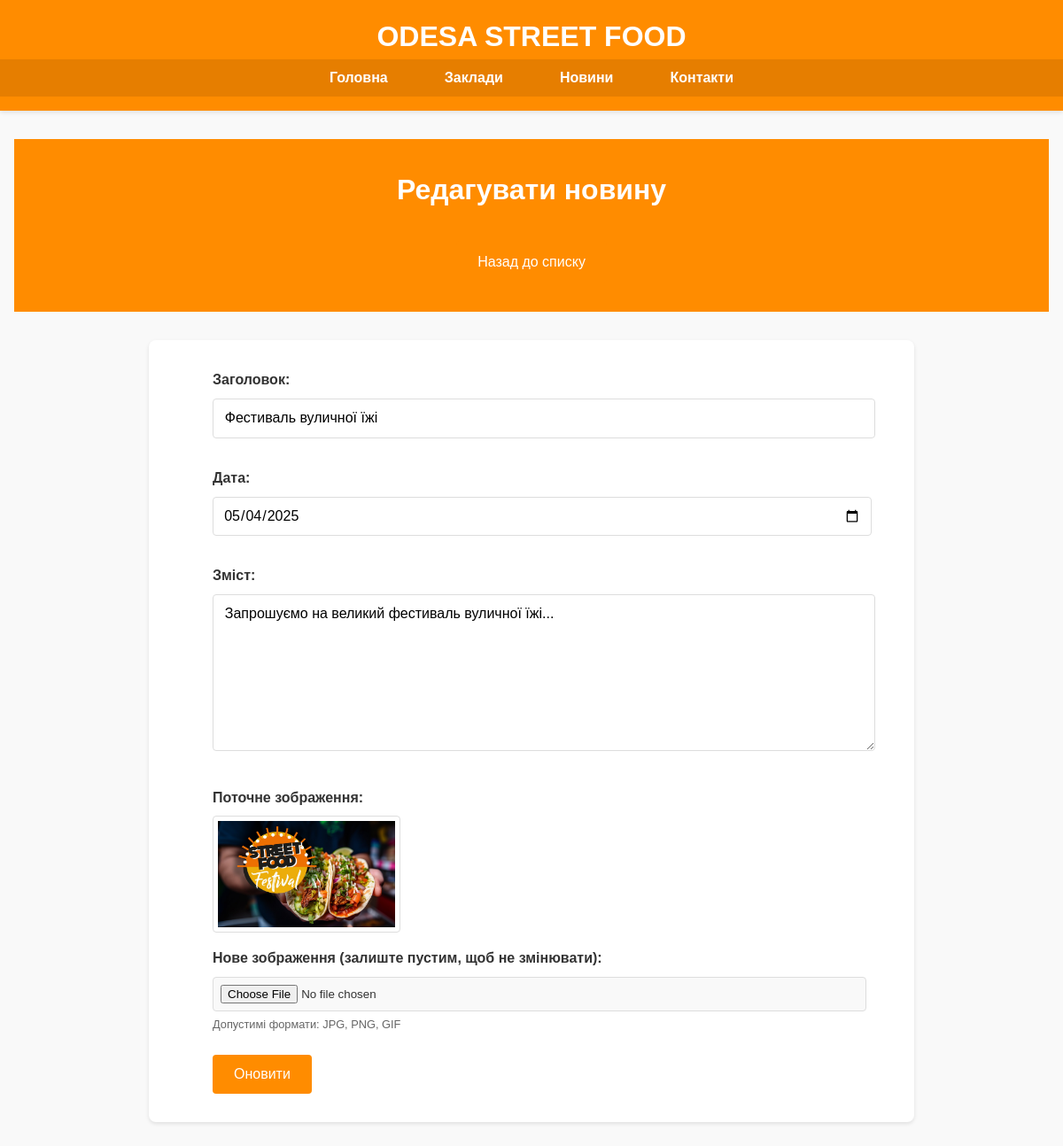
The page /admin/news/edit/1 on the database its author committed.
### tables this page shows
CREATE TABLE news
                 (
                     id
                     INTEGER
                     PRIMARY
                     KEY
                     AUTOINCREMENT,
                     title
                     TEXT
                     NOT
                     NULL,
                     date
                     TEXT
                     NOT
                     NULL,
                     content
                     TEXT
                     NOT
                     NULL,
                     image
                     TEXT
                     NOT
                     NULL
                 );

### app.py (the view, shortened to what this page needs)
@app.route('/admin/news/edit/<int:news_id>', methods=['GET', 'POST'])
def edit_news(news_id):
    conn = sqlite3.connect('news.db')
    c = conn.cursor()
    c.execute("SELECT * FROM news WHERE id=?", (news_id,))
    news_item = dict(zip(['id', 'title', 'date', 'content', 'image'], c.fetchone()))
    conn.close()
    return render_template('edit_news.html', now=datetime.now(), news_item=news_item, today=datetime.now().strftime('%Y-%m-%d'))

### templates/edit_news.html (shortened to what this page needs)
{% extends "base_admin.html" %}
{% block content %}
<section class="admin-header">
    <h1>Редагувати новину</h1>
    <a href="{{ url_for('admin_news') }}" class="btn">Назад до списку</a>
</section>
<section class="admin-form">
    <div class="container">
        <form method="POST" enctype="multipart/form-data">
            <div class="form-group">
                <label for="title">Заголовок:</label>
                <input type="text" id="title" name="title" value="{{ news_item.title }}" required>
            </div>
            <div class="form-group">
                <label for="date">Дата:</label>
                <input type="date" id="date" name="date" value="{{ news_item.date.split(' ')[0] }}" required>
            </div>
            <div class="form-group">
                <label for="content">Зміст:</label>
                <textarea id="content" name="content" rows="5" required>{{ news_item.content }}</textarea>
            </div>
            <div class="form-group">
                <label>Поточне зображення:</label>
                <img src="{{ url_for('static', filename='images/news/' + news_item.image) }}" alt="Current image" class="current-image">
                <label for="image">Нове зображення (залиште пустим, щоб не змінювати):</label>
                <input type="file" id="image" name="image" accept="image/*">
                <p class="file-hint">Допустимі формати: JPG, PNG, GIF</p>
            </div>
            <button type="submit" class="btn-submit">Оновити</button>
        </form>
    </div>
</section>
{% endblock %}

### static/css/style.css (style rules this page uses)
body { font-family: 'Arial', sans-serif; margin: 0; padding: 0; line-height: 1.6; color: #333; background-color: #f9f9f9; }
.admin-header { background: #ff8c00; color: white; padding: 2rem 0; text-align: center; margin-bottom: 2rem; }
.admin-header h1 { margin: 0 0 1rem 0; font-size: 2rem; }
.admin-form { max-width: 800px; margin: 0 auto; padding: 2rem; background: white; border-radius: 8px; box-shadow: 0 2px 4px rgba(0,0,0,0.1); }
.admin-form .form-group { margin-bottom: 1.5rem; }
.admin-form label { display: block; margin-bottom: 0.5rem; font-weight: bold; color: #333; }
.admin-form input[type="text"], .admin-form input[type="date"], .admin-form textarea { width: 100%; padding: 0.8rem; border: 1px solid #ddd; border-radius: 4px; font-family: inherit; font-size: 1rem; margin-bottom: 0.5rem; }
.admin-form input[type="date"] { padding: 0.7rem; }
.admin-form textarea { min-height: 150px; resize: vertical; }
.admin-form input[type="file"] { width: 100%; padding: 0.5rem; border: 1px solid #ddd; border-radius: 4px; background: #f9f9f9; }
.file-hint { font-size: 0.8rem; color: #666; margin-top: 0.3rem; }
.current-image { display: block; max-width: 200px; max-height: 150px; margin-bottom: 1rem; border: 1px solid #ddd; border-radius: 4px; padding: 5px; }
.btn-submit { background-color: #ff8c00; color: white; border: none; padding: 0.8rem 1.5rem; border-radius: 4px; cursor: pointer; font-size: 1rem; transition: background-color 0.3s; }
.container { width: 90%; max-width: 1200px; margin: 0 auto; }
.btn { display: inline-block; background: #ff8c00; color: white; padding: 0.7rem 1.5rem; border-radius: 4px; text-decoration: none; margin-top: 1rem; transition: background 0.3s; }
.form-group { margin-bottom: 1.5rem; }
.form-group input, .form-group textarea { width: 100%; padding: 0.8rem; border: 1px solid #ddd; border-radius: 4px; font-family: inherit; }
.form-group textarea { resize: vertical; }

### rows shown on the page
news: title "Фестиваль вуличної їжі", date "05/04/2025", content "Запрошуємо на великий фестиваль вуличної їжі...", image (picture)
